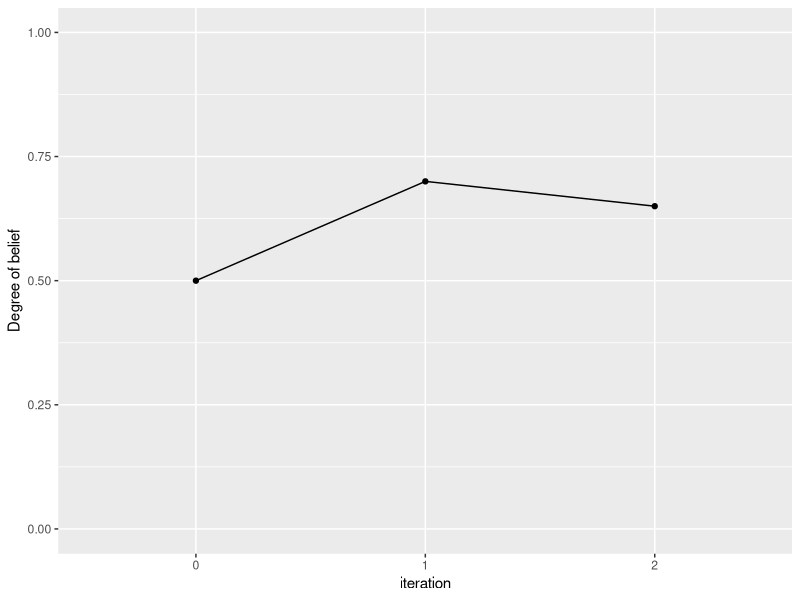

R code for this plot:
# Implementation of the Belief-Adjustment-Model by Hogarth & Einhorn (1992)
# Adrian Kossmann, April 2020
# adrian.kossmann(at)s2015.tu-chemnitz.de
# 
##### Basic usage ##### 
#
# Insert subjective evaluations of evidence in subjective_evidence. However, note that the value range
# depends on the used mode. If applying an evaluation task, elements of subjective_evidence can take values between [-1, 1].
# In estimation tasks elements of subjective_evidence should take values between [0, 1].
# Next, set the initial strength of belief initial_strength, where 0 <= initial_strength <= 1.
# For example, setting initial_strength to 0.5 can be interpreted as a neutral belief in some hypothesis.
# Furthermore, you can change alpha and beta, where 0 <= (alpha, beta) <= 1. Alpha represents the sensitivity
# to negative evidence, beta the sensitivity to positive evidence. For example, beta = 0 and alpha = 1 represents the position
# of the skeptic who is highly sensitive to negative evidence but ignores positive evidence. Beta = 1 and alpha = 0
# represents the advocate who ignores negative evidence but is highly sensitive to positive evidence.
# Finally, select the mode (evaluation or estimation) and the process (Step-by-Step, or End-of-Sequence).
# However, Estimation mode x End-of-Sequence process is not possible and will result in an error message.
#
##### Model parameters #####
# 
# The Belief-adjustment-model is represented by the equation
# degree_of_belief[k] = degree_of_belief[k-1] + w[k] * (subjective_evidence[k] - R)
# 
# degree_of_belief - Degree of belief
# degree_of_belief[k-1] - Anchor or prior opinion
# subjective_evidence[k] - subjective evaluation of the kth piece of evidence
# R - the reference point or background against which the impact of the kth piece of evidence is evaluated
# w[k] - adjustment weight for the kth piece of evidence
# alpha - sensitivity to negative evidence
# beta - sensitivty to positive evidence
#
# Implementation based on
# Hogarth, R. M., & Einhorn, H. J. (1992). Order effects in belief updating: The belief-adjustment model. 
# Cognitive Psychology, 24(1), 1–55. doi: 10.1016/0010-0285(92)90002-j 

if(!require("tidyverse")) install.packages("tidyverse")
require("tidyverse")


##### Parameters #####

subjective_evidence <- c(.9,.6)  
initial_strength <- 0.5
alpha = 0.5
beta = 0.5
mode <- "estimation" # Evaluation or estimation
process <- "sbs" # eos or sbs

##### Simulation  ######
num_of_beliefs <- length(subjective_evidence)+1
degree_of_belief <- rep(0, num_of_beliefs)
degree_of_belief[1] <- initial_strength

for(i in 2:num_of_beliefs){
  
  if(process == "sbs"){
    if(mode == "estimation"){
      if(subjective_evidence[i-1] <= degree_of_belief[i-1])
        degree_of_belief[i] <- degree_of_belief[i-1] + alpha * (subjective_evidence[i-1] - degree_of_belief[i-1])
      else
        degree_of_belief[i] <- degree_of_belief[i-1] + beta * (subjective_evidence[i-1] - degree_of_belief[i-1])
    }
    if(mode == "evaluation"){
      if(subjective_evidence[i-1] <= 0)
        degree_of_belief[i] <- degree_of_belief[i-1] + alpha * (subjective_evidence[i-1])
      else
        degree_of_belief[i] <- degree_of_belief[i-1] + beta * (subjective_evidence[i-1])
    }
  }
  if(process == "eos"){
    if(mode == "estimation") stop("Estimation impossible for EOS")
    if(mode == "evaluation") {
      if(subjective_evidence[i-1] <= 0)
        degree_of_belief[i] <- degree_of_belief[1] + alpha * (subjective_evidence[i-1])
      else
        degree_of_belief[i] <- degree_of_belief[1] + beta * (subjective_evidence[i-1])
    }
  }
  degree_of_belief[degree_of_belief > 1] <- 1
  degree_of_belief[degree_of_belief < 0] <- 0
}

##### Plot results #####

df <- data.frame("belief" = degree_of_belief, "iteration" = factor(0:(num_of_beliefs-1)))

ggplot(df, aes(iteration,belief)) + 
  geom_line(aes(group = 1)) + geom_point() + 
  ylim(0,1) + ylab("Degree of belief")


              